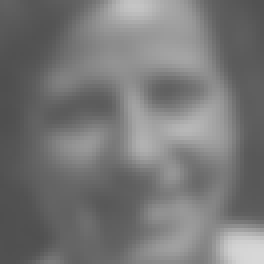
#> input picture code/dat/extracted_faces/02_4_1.png, 66 x 66 px (shown 4 times larger)
$ jupyter execute Discriminator.ipynb
#> lines starting #> are read from the running program, lines starting #| are printed output that depends on the picture
Try to find the similar faces to 02_4_1.png.
They should be 02_3_1.png, 02_1_0.png and maybe 02_1_1.png

[cell 1]
import cv2
photo_filepath = 'dat/extracted_faces/' + '02_4_1.png'
img = cv2.imread(photo_filepath, cv2.IMREAD_COLOR)
#> img is the input picture: shape (66, 66, 3); min 79, max 215, mean 118.8

[cell 2]
photo_filepath = 'dat/extracted_faces/' + '02_4_0.png'
different_img = cv2.imread(photo_filepath, cv2.IMREAD_COLOR)
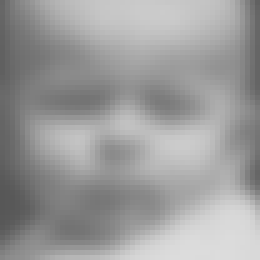
#> input picture code/dat/extracted_faces/02_4_0.png, 52 x 52 px (shown 5 times larger)
#> different_img is the input picture: shape (52, 52, 3); min 87, max 220, mean 156.1

[cell 3]
photo_filepath = 'dat/extracted_faces/' + '02_3_1.png'
similar_img = cv2.imread(photo_filepath, cv2.IMREAD_COLOR)
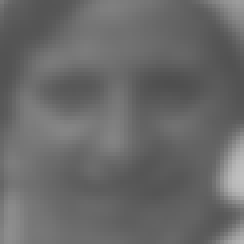
#> input picture code/dat/extracted_faces/02_3_1.png, 61 x 61 px (shown 4 times larger)
#> similar_img is the input picture: shape (61, 61, 3); min 79, max 192, mean 105.2
